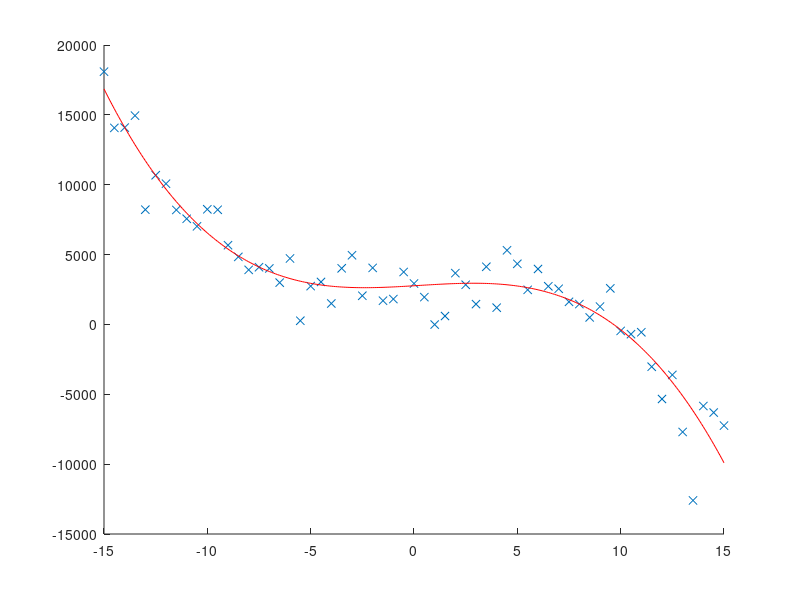

Here is the MATLAB script that generated this plot:
% having fun with polynomial curve fitting

% cleanup
close all;
clear all;
clc;

%% polynomial curve fitting
x = -15:0.5:15;
polynomial_degree = 3;

% do the work
y = zeros(size(x));
ground_truth_coeffs = rand(1,polynomial_degree+1)*10 - 5; % in [-5;5]
for d = 0:polynomial_degree
    y = y + ground_truth_coeffs(d+1) * x.^d;
end

% add noise
noise = ones(1,size(x,2)) + randn(1,size(x,2))/2;
y = y + mean(abs(y))*noise;
hold on; scatter(x,y,'x'); hold off;

% compute measurement matrix M
M = ones(size(x,2), polynomial_degree+1);
for d = 0:polynomial_degree
    M(:,d+1) = x.^d;
end

% estimate using pseudo inverse
estimated_coeffs = (pinv(M) * y')';

% plot estimated curve
x2 = min(x(:)):0.1:max(x(:));
y2 = zeros(size(x2));
for d = 0:polynomial_degree
    y2 = y2 + estimated_coeffs(d+1) * x2.^d;
end

hold on; plot(x2,y2, 'r'); hold off;